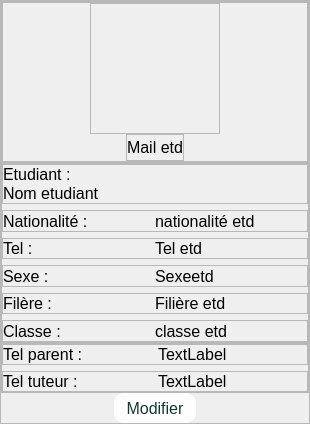
               <widget class="QFrame" name="showInformation">
                <property name="minimumSize">
                 <size>
                  <width>310</width>
                  <height>0</height>
                 </size>
                </property>
                <property name="maximumSize">
                 <size>
                  <width>310</width>
                  <height>16777215</height>
                 </size>
                </property>
                <property name="frameShape">
                 <enum>QFrame::StyledPanel</enum>
                </property>
                <property name="frameShadow">
                 <enum>QFrame::Raised</enum>
                </property>
                <layout class="QVBoxLayout" name="verticalLayout_2">
                 <property name="spacing">
                  <number>0</number>
                 </property>
                 <property name="leftMargin">
                  <number>0</number>
                 </property>
                 <property name="topMargin">
                  <number>0</number>
                 </property>
                 <property name="rightMargin">
                  <number>0</number>
                 </property>
                 <property name="bottomMargin">
                  <number>0</number>
                 </property>
                 <item>
                  <widget class="QFrame" name="frame_6">
                   <property name="frameShape">
                    <enum>QFrame::StyledPanel</enum>
                   </property>
                   <property name="frameShadow">
                    <enum>QFrame::Raised</enum>
                   </property>
                   <layout class="QVBoxLayout" name="verticalLayout_3">
                    <property name="spacing">
                     <number>0</number>
                    </property>
                    <property name="leftMargin">
                     <number>0</number>
                    </property>
                    <property name="topMargin">
                     <number>0</number>
                    </property>
                    <property name="rightMargin">
                     <number>0</number>
                    </property>
                    <property name="bottomMargin">
                     <number>0</number>
                    </property>
                    <item alignment="Qt::AlignTop">
                     <widget class="QFrame" name="infoTopFrame">
                      <property name="minimumSize">
                       <size>
                        <width>0</width>
                        <height>160</height>
                       </size>
                      </property>
                      <property name="maximumSize">
                       <size>
                        <width>16777215</width>
                        <height>160</height>
                       </size>
                      </property>
                      <property name="frameShape">
                       <enum>QFrame::StyledPanel</enum>
                      </property>
                      <property name="frameShadow">
                       <enum>QFrame::Raised</enum>
                      </property>
                      <layout class="QVBoxLayout" name="verticalLayout_4">
                       <property name="spacing">
                        <number>0</number>
                       </property>
                       <property name="leftMargin">
                        <number>0</number>
                       </property>
                       <property name="topMargin">
                        <number>0</number>
                       </property>
                       <property name="rightMargin">
                        <number>0</number>
                       </property>
                       <property name="bottomMargin">
                        <number>0</number>
                       </property>
                       <item alignment="Qt::AlignHCenter|Qt::AlignVCenter">
                        <widget class="QFrame" name="photoFrame">
                         <property name="minimumSize">
                          <size>
                           <width>130</width>
                           <height>110</height>
                          </size>
                         </property>
                         <property name="maximumSize">
                          <size>
                           <width>155</width>
                           <height>155</height>
                          </size>
                         </property>
                         <property name="frameShape">
                          <enum>QFrame::StyledPanel</enum>
                         </property>
                         <property name="frameShadow">
                          <enum>QFrame::Raised</enum>
                         </property>
                         <layout class="QHBoxLayout" name="horizontalLayout_9">
                          <property name="spacing">
                           <number>0</number>
                          </property>
                          <property name="leftMargin">
                           <number>0</number>
                          </property>
                          <property name="rightMargin">
                           <number>0</number>
                          </property>
                          <property name="bottomMargin">
                           <number>0</number>
                          </property>
                          <item alignment="Qt::AlignHCenter">
                           <widget class="QLabel" name="photo">
                            <property name="minimumSize">
                             <size>
                              <width>120</width>
                              <height>120</height>
                             </size>
                            </property>
                            <property name="maximumSize">
                             <size>
                              <width>120</width>
                              <height>120</height>
                             </size>
                            </property>
                            <property name="toolTip">
                             <string>Photo de l'étudiant</string>
                            </property>
                            <property name="text">
                             <string/>
                            </property>
                            <property name="pixmap">
                             <pixmap resource="ressources.qrc">:/images/images/manager.png</pixmap>
                            </property>
                            <property name="scaledContents">
                             <bool>true</bool>
                            </property>
                           </widget>
                          </item>
                         </layout>
                        </widget>
                       </item>
                       <item alignment="Qt::AlignHCenter">
                        <widget class="QFrame" name="mail_etdFrame">
                         <property name="frameShape">
                          <enum>QFrame::StyledPanel</enum>
                         </property>
                         <property name="frameShadow">
                          <enum>QFrame::Raised</enum>
                         </property>
                         <layout class="QHBoxLayout" name="horizontalLayout_15">
                          <property name="spacing">
                           <number>0</number>
                          </property>
                          <property name="leftMargin">
                           <number>0</number>
                          </property>
                          <property name="topMargin">
                           <number>0</number>
                          </property>
                          <property name="rightMargin">
                           <number>0</number>
                          </property>
                          <property name="bottomMargin">
                           <number>0</number>
                          </property>
                          <item alignment="Qt::AlignHCenter">
                           <widget class="QLabel" name="labelMailEtd">
                            <property name="font">
                             <font>
                              <pointsize>12</pointsize>
                             </font>
                            </property>
                            <property name="text">
                             <string>Mail etd</string>
                            </property>
                           </widget>
                          </item>
                         </layout>
                        </widget>
                       </item>
                      </layout>
                     </widget>
                    </item>
                   </layout>
                  </widget>
                 </item>
                 <item alignment="Qt::AlignTop">
                  <widget class="QFrame" name="showsubFrame">
                   <property name="minimumSize">
                    <size>
                     <width>0</width>
                     <height>180</height>
                    </size>
                   </property>
                   <property name="frameShape">
                    <enum>QFrame::StyledPanel</enum>
                   </property>
                   <property name="frameShadow">
                    <enum>QFrame::Raised</enum>
                   </property>
                   <layout class="QVBoxLayout" name="verticalLayout_6">
                    <property name="leftMargin">
                     <number>0</number>
                    </property>
                    <property name="topMargin">
                     <number>0</number>
                    </property>
                    <property name="rightMargin">
                     <number>0</number>
                    </property>
                    <property name="bottomMargin">
                     <number>0</number>
                    </property>
                    <item>
                     <widget class="QFrame" name="frame_8">
                      <property name="minimumSize">
                       <size>
                        <width>0</width>
                        <height>35</height>
                       </size>
                      </property>
                      <property name="frameShape">
                       <enum>QFrame::StyledPanel</enum>
                      </property>
                      <property name="frameShadow">
                       <enum>QFrame::Raised</enum>
                      </property>
                      <layout class="QVBoxLayout" name="verticalLayout_16">
                       <property name="spacing">
                        <number>0</number>
                       </property>
                       <property name="leftMargin">
                        <number>0</number>
                       </property>
                       <property name="topMargin">
                        <number>0</number>
                       </property>
                       <property name="rightMargin">
                        <number>0</number>
                       </property>
                       <property name="bottomMargin">
                        <number>0</number>
                       </property>
                       <item>
                        <widget class="QLabel" name="label_2">
                         <property name="font">
                          <font>
                           <pointsize>12</pointsize>
                          </font>
                         </property>
                         <property name="text">
                          <string>Etudiant :</string>
                         </property>
                        </widget>
                       </item>
                       <item>
                        <widget class="QLabel" name="nomEtd">
                         <property name="font">
                          <font>
                           <pointsize>12</pointsize>
                          </font>
                         </property>
                         <property name="text">
                          <string>Nom etudiant</string>
                         </property>
                        </widget>
                       </item>
                      </layout>
                     </widget>
                    </item>
                    <item>
                     <widget class="QFrame" name="frame_10">
                      <property name="minimumSize">
                       <size>
                        <width>0</width>
                        <height>20</height>
                       </size>
                      </property>
                      <property name="frameShape">
                       <enum>QFrame::StyledPanel</enum>
                      </property>
                      <property name="frameShadow">
                       <enum>QFrame::Raised</enum>
                      </property>
                      <layout class="QHBoxLayout" name="horizontalLayout_11">
                       <property name="spacing">
                        <number>0</number>
                       </property>
                       <property name="leftMargin">
                        <number>0</number>
                       </property>
                       <property name="topMargin">
                        <number>0</number>
                       </property>
                       <property name="rightMargin">
                        <number>0</number>
                       </property>
                       <property name="bottomMargin">
                        <number>0</number>
                       </property>
                       <item>
                        <widget class="QLabel" name="label_6">
                         <property name="font">
                          <font>
                           <pointsize>12</pointsize>
                          </font>
                         </property>
                         <property name="text">
                          <string>Nationalité :</string>
                         </property>
                        </widget>
                       </item>
                       <item>
                        <widget class="QLabel" name="nationaliteEtd">
                         <property name="font">
                          <font>
                           <pointsize>12</pointsize>
                          </font>
                         </property>
                         <property name="text">
                          <string>nationalité etd</string>
                         </property>
                        </widget>
                       </item>
                      </layout>
                     </widget>
                    </item>
                    <item>
                     <widget class="QFrame" name="frame_12">
                      <property name="frameShape">
                       <enum>QFrame::StyledPanel</enum>
                      </property>
                      <property name="frameShadow">
                       <enum>QFrame::Raised</enum>
                      </property>
                      <layout class="QHBoxLayout" name="horizontalLayout_14">
                       <property name="spacing">
                        <number>0</number>
                       </property>
                       <property name="leftMargin">
                        <number>0</number>
                       </property>
                       <property name="topMargin">
                        <number>0</number>
                       </property>
                       <property name="rightMargin">
                        <number>0</number>
                       </property>
                       <property name="bottomMargin">
                        <number>0</number>
                       </property>
                       <item>
                        <widget class="QLabel" name="label_10">
                         <property name="font">
                          <font>
                           <pointsize>12</pointsize>
                          </font>
                         </property>
                         <property name="text">
                          <string>Tel :</string>
                         </property>
                        </widget>
                       </item>
                       <item>
                        <widget class="QLabel" name="telEtd">
                         <property name="font">
                          <font>
                           <pointsize>12</pointsize>
                          </font>
                         </property>
                         <property name="text">
                          <string>Tel etd</string>
                         </property>
                        </widget>
                       </item>
                      </layout>
                     </widget>
                    </item>
                    <item>
                     <widget class="QFrame" name="frame_9">
                      <property name="frameShape">
                       <enum>QFrame::StyledPanel</enum>
                      </property>
                      <property name="frameShadow">
                       <enum>QFrame::Raised</enum>
                      </property>
                      <layout class="QHBoxLayout" name="horizontalLayout_12">
                       <property name="spacing">
                        <number>0</number>
                       </property>
                       <property name="leftMargin">
                        <number>0</number>
                       </property>
                       <property name="topMargin">
                        <number>0</number>
                       </property>
                       <property name="rightMargin">
                        <number>0</number>
                       </property>
                       <property name="bottomMargin">
                        <number>0</number>
                       </property>
                       <item>
                        <widget class="QLabel" name="label_4">
                         <property name="font">
                          <font>
                           <pointsize>12</pointsize>
                          </font>
                         </property>
                         <property name="text">
                          <string>Sexe :</string>
                         </property>
                        </widget>
                       </item>
                       <item>
                        <widget class="QLabel" name="sexeEtd">
                         <property name="font">
                          <font>
                           <pointsize>12</pointsize>
                          </font>
                         </property>
                         <property name="text">
                          <string>Sexeetd</string>
                         </property>
                        </widget>
                       </item>
                      </layout>
                     </widget>
                    </item>
                    <item>
                     <widget class="QFrame" name="frame_11">
                      <property name="frameShape">
                       <enum>QFrame::StyledPanel</enum>
                      </property>
                      <property name="frameShadow">
                       <enum>QFrame::Raised</enum>
                      </property>
                      <layout class="QHBoxLayout" name="horizontalLayout_10">
                       <property name="spacing">
                        <number>0</number>
                       </property>
                       <property name="leftMargin">
                        <number>0</number>
                       </property>
                       <property name="topMargin">
                        <number>0</number>
                       </property>
                       <property name="rightMargin">
                        <number>0</number>
                       </property>
                       <property name="bottomMargin">
                        <number>0</number>
                       </property>
                       <item>
                        <widget class="QLabel" name="label_8">
                         <property name="font">
                          <font>
                           <pointsize>12</pointsize>
                          </font>
                         </property>
                         <property name="text">
                          <string>Filère :</string>
                         </property>
                        </widget>
                       </item>
                       <item>
                        <widget class="QLabel" name="filiereEtd">
                         <property name="font">
                          <font>
                           <pointsize>12</pointsize>
                          </font>
                         </property>
                         <property name="text">
                          <string>Filière etd</string>
                         </property>
                        </widget>
                       </item>
                      </layout>
                     </widget>
                    </item>
                    <item>
                     <widget class="QFrame" name="frame_5">
                      <property name="frameShape">
                       <enum>QFrame::StyledPanel</enum>
                      </property>
                      <property name="frameShadow">
                       <enum>QFrame::Raised</enum>
                      </property>
                      <layout class="QHBoxLayout" name="horizontalLayout_29">
                       <property name="spacing">
                        <number>0</number>
                       </property>
                       <property name="leftMargin">
                        <number>0</number>
                       </property>
                       <property name="topMargin">
                        <number>0</number>
                       </property>
                       <property name="rightMargin">
                        <number>0</number>
                       </property>
                       <property name="bottomMargin">
                        <number>0</number>
                       </property>
                       <item>
                        <widget class="QLabel" name="label_7">
                         <property name="font">
                          <font>
                           <pointsize>12</pointsize>
                          </font>
                         </property>
                         <property name="text">
                          <string>Classe :</string>
                         </property>
                        </widget>
                       </item>
                       <item>
                        <widget class="QLabel" name="classeLabel">
                         <property name="font">
                          <font>
                           <pointsize>12</pointsize>
                          </font>
                         </property>
                         <property name="text">
                          <string>classe etd</string>
                         </property>
                        </widget>
                       </item>
                      </layout>
                     </widget>
                    </item>
                   </layout>
                  </widget>
                 </item>
                 <item alignment="Qt::AlignTop">
                  <widget class="QFrame" name="infosupFrame">
                   <property name="minimumSize">
                    <size>
                     <width>0</width>
                     <height>50</height>
                    </size>
                   </property>
                   <property name="maximumSize">
                    <size>
                     <width>16777215</width>
                     <height>70</height>
                    </size>
                   </property>
                   <property name="frameShape">
                    <enum>QFrame::StyledPanel</enum>
                   </property>
                   <property name="frameShadow">
                    <enum>QFrame::Raised</enum>
                   </property>
                   <layout class="QVBoxLayout" name="verticalLayout_5">
                    <property name="spacing">
                     <number>6</number>
                    </property>
                    <property name="leftMargin">
                     <number>0</number>
                    </property>
                    <property name="topMargin">
                     <number>0</number>
                    </property>
                    <property name="rightMargin">
                     <number>0</number>
                    </property>
                    <property name="bottomMargin">
                     <number>0</number>
                    </property>
                    <item>
                     <widget class="QFrame" name="frame_16">
                      <property name="frameShape">
                       <enum>QFrame::StyledPanel</enum>
                      </property>
                      <property name="frameShadow">
                       <enum>QFrame::Raised</enum>
                      </property>
                      <layout class="QHBoxLayout" name="horizontalLayout_16">
                       <property name="leftMargin">
                        <number>0</number>
                       </property>
                       <property name="topMargin">
                        <number>0</number>
                       </property>
                       <property name="rightMargin">
                        <number>0</number>
                       </property>
                       <property name="bottomMargin">
                        <number>0</number>
                       </property>
                       <item>
                        <widget class="QLabel" name="label_14">
                         <property name="font">
                          <font>
                           <pointsize>12</pointsize>
                          </font>
                         </property>
                         <property name="text">
                          <string>Tel parent :</string>
                         </property>
                        </widget>
                       </item>
                       <item>
                        <widget class="QLabel" name="telParent">
                         <property name="font">
                          <font>
                           <pointsize>12</pointsize>
                          </font>
                         </property>
                         <property name="text">
                          <string>TextLabel</string>
                         </property>
                        </widget>
                       </item>
                      </layout>
                     </widget>
                    </item>
                    <item>
                     <widget class="QFrame" name="tuteurFrame">
                      <property name="frameShape">
                       <enum>QFrame::StyledPanel</enum>
                      </property>
                      <property name="frameShadow">
                       <enum>QFrame::Raised</enum>
                      </property>
                      <layout class="QHBoxLayout" name="horizontalLayout_17">
                       <property name="leftMargin">
                        <number>0</number>
                       </property>
                       <property name="topMargin">
                        <number>0</number>
                       </property>
                       <property name="rightMargin">
                        <number>0</number>
                       </property>
                       <property name="bottomMargin">
                        <number>0</number>
                       </property>
                       <item>
                        <widget class="QLabel" name="label_16">
                         <property name="font">
                          <font>
                           <pointsize>12</pointsize>
                          </font>
                         </property>
                         <property name="text">
                          <string>Tel tuteur :</string>
                         </property>
                        </widget>
                       </item>
                       <item>
                        <widget class="QLabel" name="telTuteur">
                         <property name="font">
                          <font>
                           <pointsize>12</pointsize>
                          </font>
                         </property>
                         <property name="text">
                          <string>TextLabel</string>
                         </property>
                        </widget>
                       </item>
                      </layout>
                     </widget>
                    </item>
                   </layout>
                  </widget>
                 </item>
                 <item alignment="Qt::AlignHCenter|Qt::AlignTop">
                  <widget class="QPushButton" name="btnModifier_2">
                   <property name="minimumSize">
                    <size>
                     <width>0</width>
                     <height>30</height>
                    </size>
                   </property>
                   <property name="maximumSize">
                    <size>
                     <width>16777215</width>
                     <height>30</height>
                    </size>
                   </property>
                   <property name="font">
                    <font>
                     <pointsize>12</pointsize>
                    </font>
                   </property>
                   <property name="cursor">
                    <cursorShape>PointingHandCursor</cursorShape>
                   </property>
                   <property name="styleSheet">
                    <string notr="true">padding:5px 12px;
background:#fefefe;
color:#113a32;
border-radius: 10px;
</string>
                   </property>
                   <property name="text">
                    <string>Modifier</string>
                   </property>
                  </widget>
                 </item>
                </layout>
               </widget>
